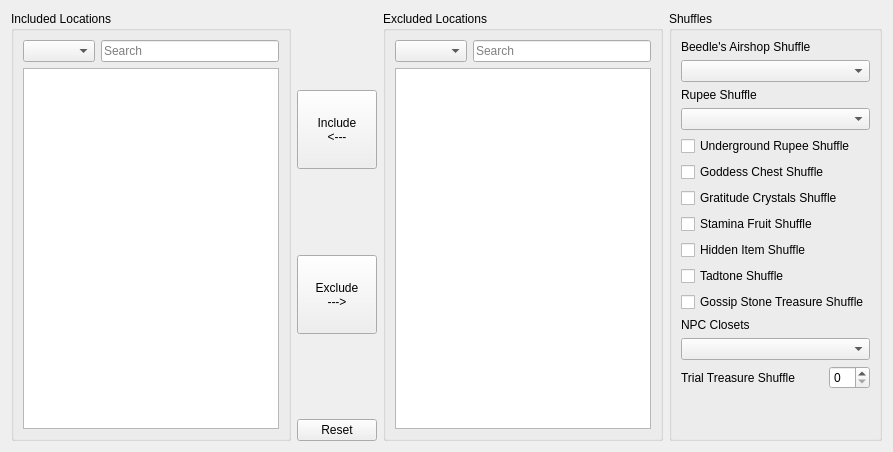
      <widget class="QWidget" name="locations_tab">
       <property name="sizePolicy">
        <sizepolicy hsizetype="Preferred" vsizetype="Maximum">
         <horstretch>0</horstretch>
         <verstretch>0</verstretch>
        </sizepolicy>
       </property>
       <attribute name="title">
        <string>Locations and Shuffles</string>
       </attribute>
       <layout class="QGridLayout" name="gridLayout_3" columnstretch="6,1,6,4">
        <item row="0" column="1">
         <layout class="QVBoxLayout" name="locations_button_layout">
          <item>
           <spacer name="individual_locations_top_vspacer">
            <property name="orientation">
             <enum>Qt::Orientation::Vertical</enum>
            </property>
            <property name="sizeHint" stdset="0">
             <size>
              <width>20</width>
              <height>40</height>
             </size>
            </property>
           </spacer>
          </item>
          <item>
           <widget class="QPushButton" name="include_location_button">
            <property name="sizePolicy">
             <sizepolicy hsizetype="Minimum" vsizetype="Expanding">
              <horstretch>0</horstretch>
              <verstretch>0</verstretch>
             </sizepolicy>
            </property>
            <property name="text">
             <string>Include
&lt;---</string>
            </property>
           </widget>
          </item>
          <item>
           <spacer name="individual_locations_middle_vspacer">
            <property name="orientation">
             <enum>Qt::Orientation::Vertical</enum>
            </property>
            <property name="sizeHint" stdset="0">
             <size>
              <width>20</width>
              <height>40</height>
             </size>
            </property>
           </spacer>
          </item>
          <item>
           <widget class="QPushButton" name="exclude_location_button">
            <property name="sizePolicy">
             <sizepolicy hsizetype="Minimum" vsizetype="Expanding">
              <horstretch>0</horstretch>
              <verstretch>0</verstretch>
             </sizepolicy>
            </property>
            <property name="text">
             <string>Exclude
---&gt;</string>
            </property>
           </widget>
          </item>
          <item>
           <spacer name="individual_locations_bottom_vspacer">
            <property name="orientation">
             <enum>Qt::Orientation::Vertical</enum>
            </property>
            <property name="sizeHint" stdset="0">
             <size>
              <width>20</width>
              <height>40</height>
             </size>
            </property>
           </spacer>
          </item>
          <item>
           <widget class="QPushButton" name="locations_reset_button">
            <property name="text">
             <string>Reset</string>
            </property>
           </widget>
          </item>
         </layout>
        </item>
        <item row="0" column="3">
         <widget class="QGroupBox" name="shuffles_group_box">
          <property name="sizePolicy">
           <sizepolicy hsizetype="Preferred" vsizetype="Preferred">
            <horstretch>0</horstretch>
            <verstretch>0</verstretch>
           </sizepolicy>
          </property>
          <property name="title">
           <string>Shuffles</string>
          </property>
          <layout class="QVBoxLayout" name="verticalLayout_10">
           <item>
            <widget class="QLabel" name="beedle_shop_shuffle_label">
             <property name="enabled">
              <bool>true</bool>
             </property>
             <property name="text">
              <string>Beedle's Airshop Shuffle</string>
             </property>
            </widget>
           </item>
           <item>
            <widget class="QComboBox" name="setting_beedle_shop_shuffle">
             <property name="enabled">
              <bool>true</bool>
             </property>
            </widget>
           </item>
           <item>
            <widget class="QLabel" name="rupee_shuffle_label">
             <property name="text">
              <string>Rupee Shuffle</string>
             </property>
            </widget>
           </item>
           <item>
            <widget class="QComboBox" name="setting_rupee_shuffle"/>
           </item>
           <item>
            <widget class="RandoTriStateCheckBox" name="setting_underground_rupee_shuffle">
             <property name="text">
              <string>Underground Rupee Shuffle</string>
             </property>
            </widget>
           </item>
           <item>
            <widget class="RandoTriStateCheckBox" name="setting_goddess_chest_shuffle">
             <property name="text">
              <string>Goddess Chest Shuffle</string>
             </property>
            </widget>
           </item>
           <item>
            <widget class="RandoTriStateCheckBox" name="setting_gratitude_crystal_shuffle">
             <property name="text">
              <string>Gratitude Crystals Shuffle</string>
             </property>
            </widget>
           </item>
           <item>
            <widget class="RandoTriStateCheckBox" name="setting_stamina_fruit_shuffle">
             <property name="text">
              <string>Stamina Fruit Shuffle</string>
             </property>
            </widget>
           </item>
           <item>
            <widget class="RandoTriStateCheckBox" name="setting_hidden_item_shuffle">
             <property name="text">
              <string>Hidden Item Shuffle</string>
             </property>
            </widget>
           </item>
           <item>
            <widget class="RandoTriStateCheckBox" name="setting_tadtone_shuffle">
             <property name="text">
              <string>Tadtone Shuffle</string>
             </property>
            </widget>
           </item>
           <item>
            <widget class="RandoTriStateCheckBox" name="setting_gossip_stone_treasure_shuffle">
             <property name="text">
              <string>Gossip Stone Treasure Shuffle</string>
             </property>
            </widget>
           </item>
           <item>
            <widget class="QLabel" name="npc_closet_shuffle_label">
             <property name="text">
              <string>NPC Closets</string>
             </property>
            </widget>
           </item>
           <item>
            <widget class="QComboBox" name="setting_npc_closet_shuffle"/>
           </item>
           <item>
            <layout class="QHBoxLayout" name="trial_treasure_shuffle_layout">
             <item>
              <widget class="QLabel" name="trial_treasure_shuffle_label">
               <property name="sizePolicy">
                <sizepolicy hsizetype="Preferred" vsizetype="Preferred">
                 <horstretch>0</horstretch>
                 <verstretch>0</verstretch>
                </sizepolicy>
               </property>
               <property name="text">
                <string>Trial Treasure Shuffle</string>
               </property>
              </widget>
             </item>
             <item>
              <widget class="QSpinBox" name="setting_trial_treasure_shuffle">
               <property name="sizePolicy">
                <sizepolicy hsizetype="Maximum" vsizetype="Fixed">
                 <horstretch>0</horstretch>
                 <verstretch>0</verstretch>
                </sizepolicy>
               </property>
              </widget>
             </item>
            </layout>
           </item>
           <item>
            <spacer name="shuffles_vspacer">
             <property name="orientation">
              <enum>Qt::Orientation::Vertical</enum>
             </property>
             <property name="sizeHint" stdset="0">
              <size>
               <width>20</width>
               <height>40</height>
              </size>
             </property>
            </spacer>
           </item>
          </layout>
         </widget>
        </item>
        <item row="0" column="2">
         <widget class="QGroupBox" name="excluded_locations_group_box">
          <property name="title">
           <string>Excluded Locations</string>
          </property>
          <layout class="QVBoxLayout" name="verticalLayout_18">
           <item>
            <layout class="QHBoxLayout" name="excluded_locations_filter_layout">
             <item>
              <widget class="QComboBox" name="excluded_locations_type_filter"/>
             </item>
             <item>
              <widget class="QLineEdit" name="excluded_locations_free_search">
               <property name="sizePolicy">
                <sizepolicy hsizetype="MinimumExpanding" vsizetype="Fixed">
                 <horstretch>0</horstretch>
                 <verstretch>0</verstretch>
                </sizepolicy>
               </property>
               <property name="placeholderText">
                <string>Search</string>
               </property>
               <property name="clearButtonEnabled">
                <bool>true</bool>
               </property>
              </widget>
             </item>
            </layout>
           </item>
           <item>
            <widget class="QListView" name="excluded_locations_list_view">
             <property name="editTriggers">
              <set>QAbstractItemView::EditTrigger::NoEditTriggers</set>
             </property>
             <property name="showDropIndicator" stdset="0">
              <bool>false</bool>
             </property>
             <property name="selectionMode">
              <enum>QAbstractItemView::SelectionMode::MultiSelection</enum>
             </property>
             <property name="selectionRectVisible">
              <bool>false</bool>
             </property>
            </widget>
           </item>
          </layout>
         </widget>
        </item>
        <item row="0" column="0">
         <widget class="QGroupBox" name="included_locations_group_box">
          <property name="title">
           <string>Included Locations</string>
          </property>
          <layout class="QVBoxLayout" name="verticalLayout_9">
           <item>
            <layout class="QHBoxLayout" name="included_locations_filter_layout">
             <item>
              <widget class="QComboBox" name="included_locations_type_filter">
               <property name="placeholderText">
                <string/>
               </property>
              </widget>
             </item>
             <item>
              <widget class="QLineEdit" name="included_locations_free_search">
               <property name="sizePolicy">
                <sizepolicy hsizetype="MinimumExpanding" vsizetype="Fixed">
                 <horstretch>0</horstretch>
                 <verstretch>0</verstretch>
                </sizepolicy>
               </property>
               <property name="text">
                <string/>
               </property>
               <property name="placeholderText">
                <string>Search</string>
               </property>
               <property name="clearButtonEnabled">
                <bool>true</bool>
               </property>
              </widget>
             </item>
            </layout>
           </item>
           <item>
            <widget class="QListView" name="included_locations_list_view">
             <property name="editTriggers">
              <set>QAbstractItemView::EditTrigger::NoEditTriggers</set>
             </property>
             <property name="showDropIndicator" stdset="0">
              <bool>false</bool>
             </property>
             <property name="selectionMode">
              <enum>QAbstractItemView::SelectionMode::MultiSelection</enum>
             </property>
             <property name="selectionRectVisible">
              <bool>false</bool>
             </property>
            </widget>
           </item>
          </layout>
         </widget>
        </item>
       </layout>
      </widget>
